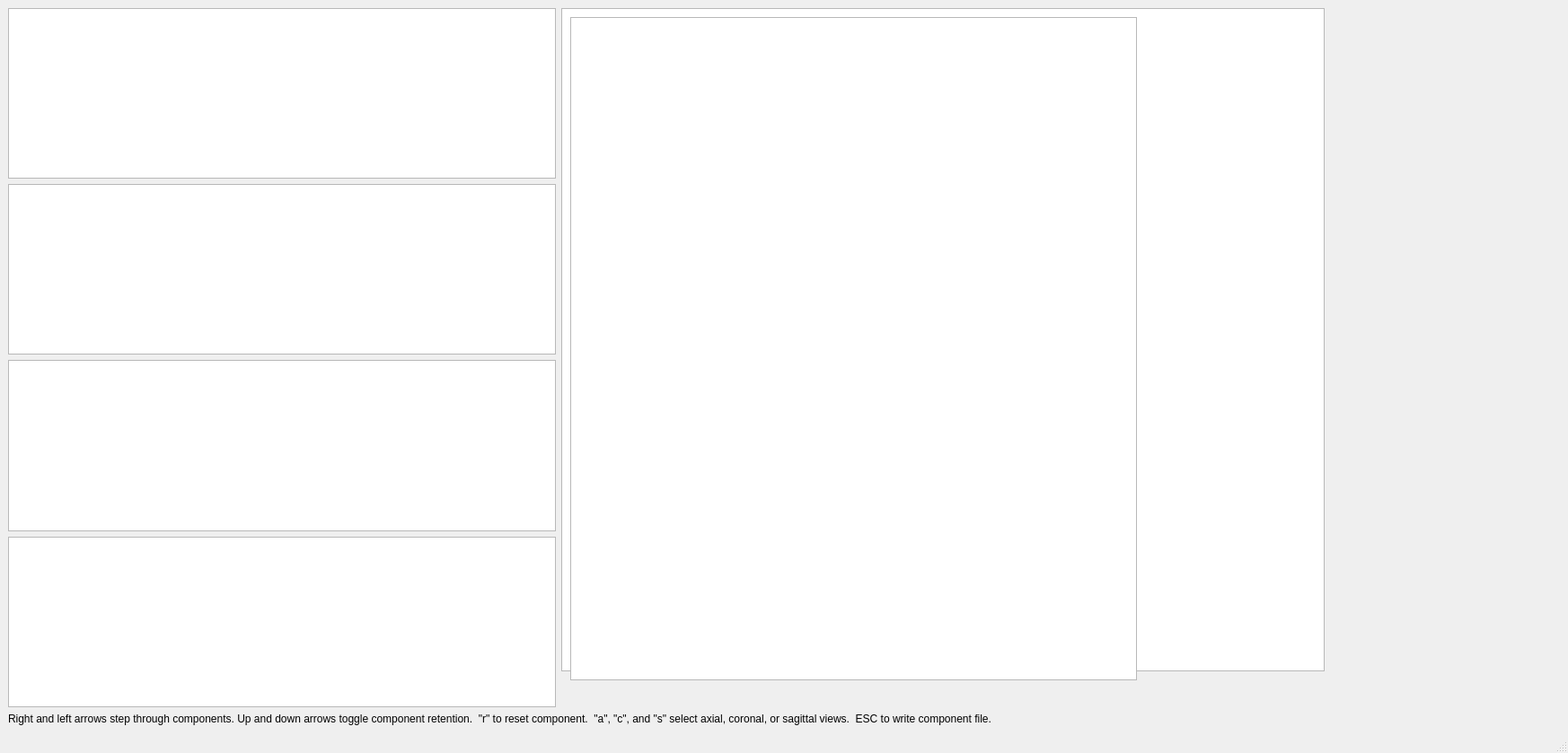
<?xml version="1.0" encoding="UTF-8"?>
<ui version="4.0">
 <class>MainWindow</class>
 <widget class="QMainWindow" name="MainWindow">
  <property name="geometry">
   <rect>
    <x>0</x>
    <y>0</y>
    <width>1746</width>
    <height>839</height>
   </rect>
  </property>
  <property name="windowTitle">
   <string>MainWindow</string>
  </property>
  <widget class="QWidget" name="centralwidget">
   <layout class="QGridLayout" name="gridLayout">
    <item row="0" column="0">
     <layout class="QHBoxLayout" name="horizontalLayout">
      <property name="sizeConstraint">
       <enum>QLayout::SetNoConstraint</enum>
      </property>
      <item>
       <layout class="QVBoxLayout" name="verticalLayout">
        <item>
         <widget class="GraphicsLayoutWidget" name="translation_graphicsView">
          <property name="enabled">
           <bool>true</bool>
          </property>
          <property name="sizePolicy">
           <sizepolicy hsizetype="Expanding" vsizetype="Expanding">
            <horstretch>0</horstretch>
            <verstretch>0</verstretch>
           </sizepolicy>
          </property>
          <property name="minimumSize">
           <size>
            <width>400</width>
            <height>100</height>
           </size>
          </property>
          <property name="maximumSize">
           <size>
            <width>610</width>
            <height>1000</height>
           </size>
          </property>
          <property name="sizeIncrement">
           <size>
            <width>1</width>
            <height>1</height>
           </size>
          </property>
         </widget>
        </item>
        <item>
         <widget class="GraphicsLayoutWidget" name="rotation_graphicsView">
          <property name="enabled">
           <bool>true</bool>
          </property>
          <property name="sizePolicy">
           <sizepolicy hsizetype="Expanding" vsizetype="Expanding">
            <horstretch>0</horstretch>
            <verstretch>0</verstretch>
           </sizepolicy>
          </property>
          <property name="minimumSize">
           <size>
            <width>400</width>
            <height>100</height>
           </size>
          </property>
          <property name="maximumSize">
           <size>
            <width>610</width>
            <height>1000</height>
           </size>
          </property>
          <property name="sizeIncrement">
           <size>
            <width>1</width>
            <height>1</height>
           </size>
          </property>
         </widget>
        </item>
        <item>
         <widget class="GraphicsLayoutWidget" name="timecourse_graphicsView">
          <property name="enabled">
           <bool>true</bool>
          </property>
          <property name="sizePolicy">
           <sizepolicy hsizetype="Expanding" vsizetype="Expanding">
            <horstretch>0</horstretch>
            <verstretch>0</verstretch>
           </sizepolicy>
          </property>
          <property name="minimumSize">
           <size>
            <width>400</width>
            <height>100</height>
           </size>
          </property>
          <property name="maximumSize">
           <size>
            <width>610</width>
            <height>1000</height>
           </size>
          </property>
          <property name="sizeIncrement">
           <size>
            <width>1</width>
            <height>1</height>
           </size>
          </property>
         </widget>
        </item>
        <item>
         <widget class="GraphicsLayoutWidget" name="spectrum_graphicsView">
          <property name="enabled">
           <bool>true</bool>
          </property>
          <property name="sizePolicy">
           <sizepolicy hsizetype="Expanding" vsizetype="Expanding">
            <horstretch>0</horstretch>
            <verstretch>0</verstretch>
           </sizepolicy>
          </property>
          <property name="minimumSize">
           <size>
            <width>400</width>
            <height>100</height>
           </size>
          </property>
          <property name="maximumSize">
           <size>
            <width>610</width>
            <height>1000</height>
           </size>
          </property>
          <property name="sizeIncrement">
           <size>
            <width>1</width>
            <height>1</height>
           </size>
          </property>
         </widget>
        </item>
       </layout>
      </item>
      <item>
       <widget class="QStackedWidget" name="stackedWidget">
        <widget class="QWidget" name="page_1">
         <widget class="GraphicsLayoutWidget" name="image_altgraphicsView_2">
          <property name="enabled">
           <bool>true</bool>
          </property>
          <property name="geometry">
           <rect>
            <x>0</x>
            <y>0</y>
            <width>850</width>
            <height>739</height>
           </rect>
          </property>
          <property name="sizePolicy">
           <sizepolicy hsizetype="Expanding" vsizetype="Expanding">
            <horstretch>0</horstretch>
            <verstretch>0</verstretch>
           </sizepolicy>
          </property>
          <property name="minimumSize">
           <size>
            <width>600</width>
            <height>100</height>
           </size>
          </property>
          <property name="maximumSize">
           <size>
            <width>2000</width>
            <height>1200</height>
           </size>
          </property>
          <property name="sizeIncrement">
           <size>
            <width>1</width>
            <height>1</height>
           </size>
          </property>
         </widget>
         <widget class="GraphicsLayoutWidget" name="image_graphicsView">
          <property name="enabled">
           <bool>true</bool>
          </property>
          <property name="geometry">
           <rect>
            <x>10</x>
            <y>10</y>
            <width>631</width>
            <height>739</height>
           </rect>
          </property>
          <property name="sizePolicy">
           <sizepolicy hsizetype="Expanding" vsizetype="Expanding">
            <horstretch>0</horstretch>
            <verstretch>0</verstretch>
           </sizepolicy>
          </property>
          <property name="minimumSize">
           <size>
            <width>600</width>
            <height>100</height>
           </size>
          </property>
          <property name="maximumSize">
           <size>
            <width>2000</width>
            <height>1200</height>
           </size>
          </property>
          <property name="sizeIncrement">
           <size>
            <width>1</width>
            <height>1</height>
           </size>
          </property>
         </widget>
        </widget>
        <widget class="QWidget" name="page_3"/>
       </widget>
      </item>
     </layout>
    </item>
    <item row="1" column="0">
     <widget class="QLabel" name="label">
      <property name="text">
       <string>Right and left arrows step through components. Up and down arrows toggle component retention.  &quot;r&quot; to reset component.  &quot;a&quot;, &quot;c&quot;, and &quot;s&quot; select axial, coronal, or sagittal views.  ESC to write component file.</string>
      </property>
     </widget>
    </item>
   </layout>
  </widget>
  <widget class="QMenuBar" name="menubar">
   <property name="geometry">
    <rect>
     <x>0</x>
     <y>0</y>
     <width>1746</width>
     <height>24</height>
    </rect>
   </property>
  </widget>
  <widget class="QStatusBar" name="statusbar"/>
 </widget>
 <customwidgets>
  <customwidget>
   <class>GraphicsLayoutWidget</class>
   <extends>QGraphicsView</extends>
   <header>pyqtgraph</header>
  </customwidget>
 </customwidgets>
 <resources/>
 <connections/>
</ui>
